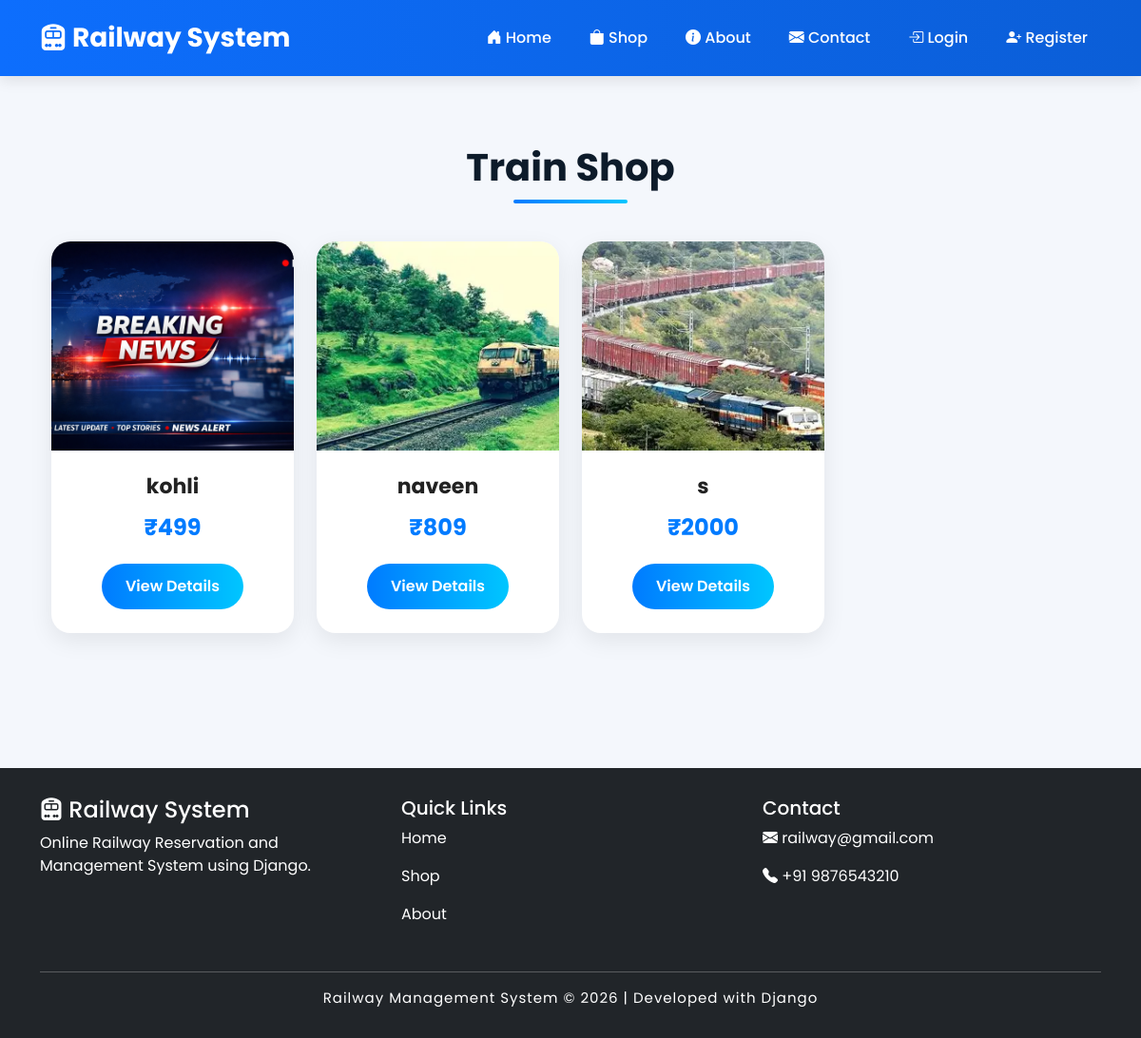
The app's page /shop/ with its own data.
### apps/models.py (models this page shows, shortened)
class Train(models.Model):
    category = models.ForeignKey(
        Category,
        on_delete=models.CASCADE
    )
    subcategory = models.ForeignKey(
        SubCategory,
        on_delete=models.CASCADE
    )
    name = models.CharField(max_length=200)
    from_place = models.CharField(max_length=200)
    to_place = models.CharField(max_length=200)
    description = models.TextField()
    price = models.IntegerField()
    image = models.ImageField(upload_to='trains/')
    available_seats = models.IntegerField()
    date = models.DateField()
    time = models.TimeField()
    created_at = models.DateTimeField(auto_now_add=True)

### apps/views.py (the view)
# urls.py: path('shop/', views.shop, name='shop'),
def shop(request):
    trains = Train.objects.all()
    return render(request,
                  'shop.html',
                  {'trains': trains})

### apps/templates/SHOP.HTML (shortened to what this page needs)
{% extends 'base.html' %}
{% block content %}
<div class="container py-5">
    <h2 class="shop-title">
        Train Shop
    </h2>
    <div class="row">
        {% for train in trains %}
        <div class="col-lg-3 col-md-4 col-sm-6 mb-4">
            <div class="card train-card">
                <img src="{{ train.image.url }}">
                <div class="card-body text-center">
                    <h5 class="train-name">
                        {{ train.name }}
                    </h5>
                    <p class="train-price">
                        ₹{{ train.price }}
                    </p>
                    <a href="{% url 'train_detail' train.id %}"
                       class="view-btn">
                        View Details
                    </a>
                </div>
            </div>
        </div>
        {% endfor %}
    </div>
</div>
{% endblock %}

### apps/templates/BASE.HTML (style rules this page uses)
* { margin:0; padding:0; box-sizing:border-box; }
body { background:#f4f6f9; font-family:'Poppins',sans-serif; }
.card { border:none; border-radius:18px; overflow:hidden; box-shadow:0 5px 15px rgba(0,0,0,0.08); transition:0.3s; }

### apps/templates/SHOP.HTML (style rules this page uses)
body { background:#f4f7fc; font-family:'Poppins',sans-serif; }
.shop-title { font-size:40px; font-weight:700; color:#0d1b2a; text-align:center; margin-bottom:40px; position:relative; }
.shop-title::after { content:''; width:120px; height:4px; background:linear-gradient(to right,#007bff,#00c6ff); display:block; margin:10px auto 0; border-radius:10px; }
.train-card { border:none; border-radius:20px; overflow:hidden; background:#fff; transition:0.4s; box-shadow:0 8px 25px rgba(0,0,0,0.08); height:100%; }
.train-card img { width:100%; height:220px; object-fit:cover; transition:0.5s; }
.train-card .card-body { padding:25px; }
.train-name { font-size:22px; font-weight:700; color:#222; margin-bottom:12px; }
.train-price { font-size:24px; color:#007bff; font-weight:700; margin-bottom:20px; }
.view-btn { background:linear-gradient(to right,#007bff,#00c6ff); border:none; padding:12px 25px; color:white; border-radius:50px; font-weight:600; transition:0.3s; text-decoration:none; display:inline-block; }

### records on screen
Train: image (picture), name "kohli", price "499"
Train: image (picture), name "naveen", price "809"
Train: image (picture), name "s", price "2000"
